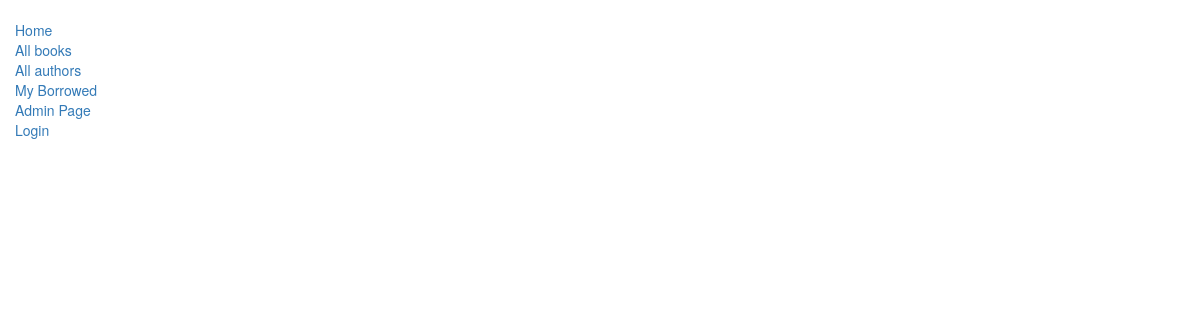
The app's page /catalog/authors/, older data.
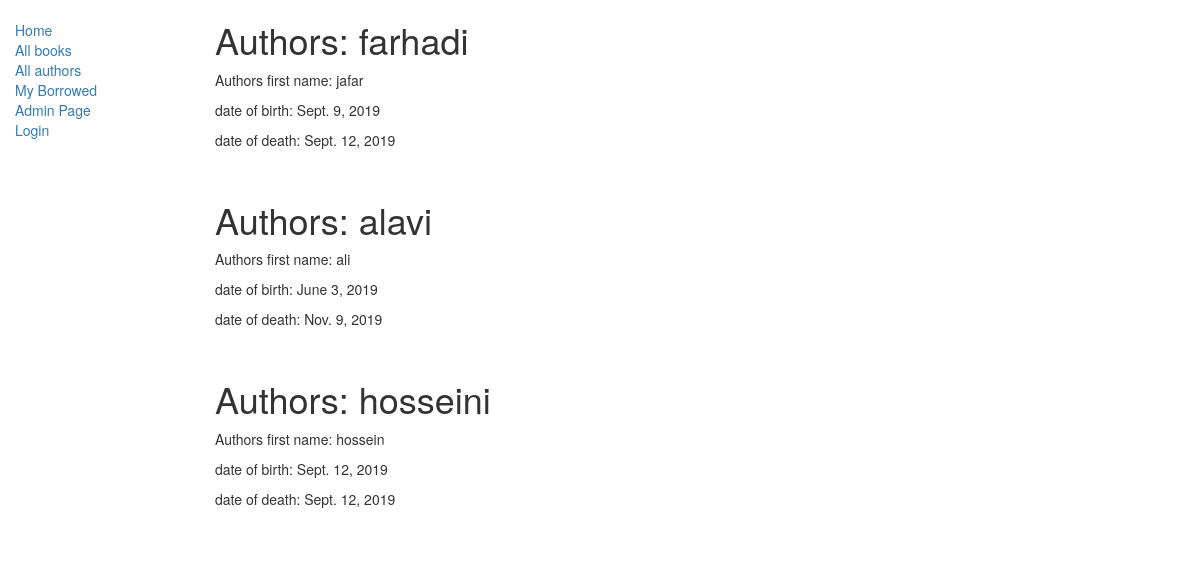
The same page, newer data.
### catalog/models.py (models this page shows, shortened)
class Author(models.Model):
    first_name = models.CharField(max_length=100)
    last_name = models.CharField(max_length=100)
    date_of_birth = models.DateField(null=True, blank=True)
    date_of_death = models.DateField('Died', null=True, blank=True)

### catalog/views.py (the view)
class AuthorListView(generic.ListView):
    model=models.Author
    template_name="catalog/author_list.html"

### catalog/templates/catalog/author_list.html
{% extends "catalog/base_generic.html" %}
{% block content %}
  {%for author in author_list%}
    <h1>Authors: {{author.last_name}}</h1>
    <p>Authors first name: {{author.first_name }}</p>
    <p>date of birth: {{author.date_of_birth }}</p>
    <p>date of death: {{author.date_of_death }}</p>
    <br />
  {%endfor %}
{%endblock %}

### catalog/templates/catalog/base_generic.html (shortened to what this page needs)
<!DOCTYPE html>
<html lang="en">
<head>
  <link rel="stylesheet" href="https://maxcdn.bootstrapcdn.com/bootstrap/3.3.7/css/bootstrap.min.css">
  {% load static %}
  <link rel="stylesheet" href="{% static 'css/styles.css' %}">
</head>
<body>
  <div class="container-fluid">
    <div class="row">
      <div class="col-sm-2">
      {% block sidebar %}
      <ul class="sidebar-nav">
          <li><a href="{% url 'catalog:index' %}">Home</a></li>
          <li><a href="{% url 'catalog:books' %}">All books</a></li>
          <li><a href="{% url 'catalog:authors' %}">All authors</a></li>
          <li><a href="{% url 'catalog:my-borrowed' %}">My Borrowed</a></li>
          <li><a href="/admin/" >Admin Page</a></li>
         {% if user.is_authenticated %}
            <li>User: {{ user.get_username }}</li>
            <li><a href="{% url 'logout'%}?next={{request.path}}">Logout</a></li>
         {% else %}
            <li><a href="{% url 'login'%}?next={{request.path}}">Login</a></li>
         {% endif %}
      </ul>
     {% endblock %}
      </div>
      <div class="col-sm-10 ">
      {% block content %}{% endblock %}
      </div>
    </div>
  </div>
</body>
</html>

### catalog/static/catalog/styles.css (style rules this page uses)
.sidebar-nav { margin-top: 20px; padding: 0; list-style: none; }

Row changes from the older to the newer data that the page shows:
added Author: last_name "farhadi", first_name "jafar", date_of_birth "Sept. 9, 2019", date_of_death "Sept. 12, 2019"
added Author: last_name "alavi", first_name "ali", date_of_birth "June 3, 2019", date_of_death "Nov. 9, 2019"
added Author: last_name "hosseini", first_name "hossein", date_of_birth "Sept. 12, 2019", date_of_death "Sept. 12, 2019"
